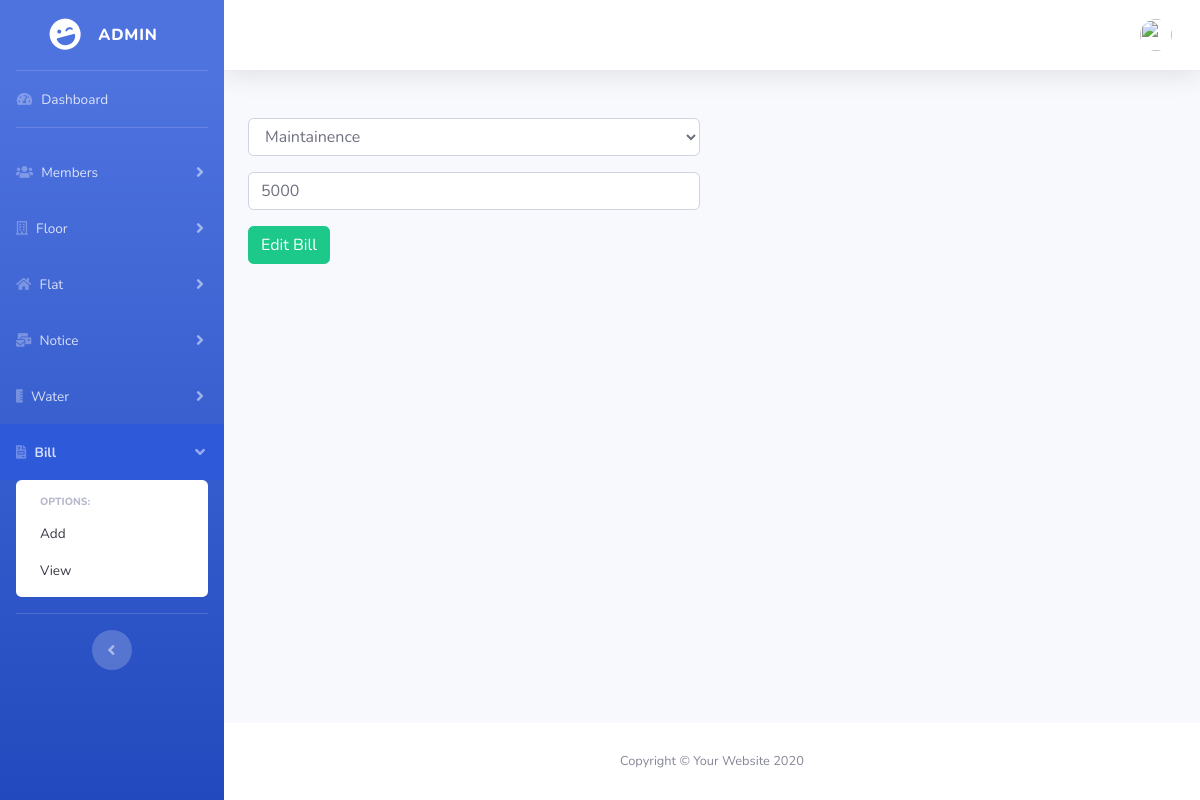
The app's page /admin/bill.php?source=edit_bill&bid=1 (signed in), older data.
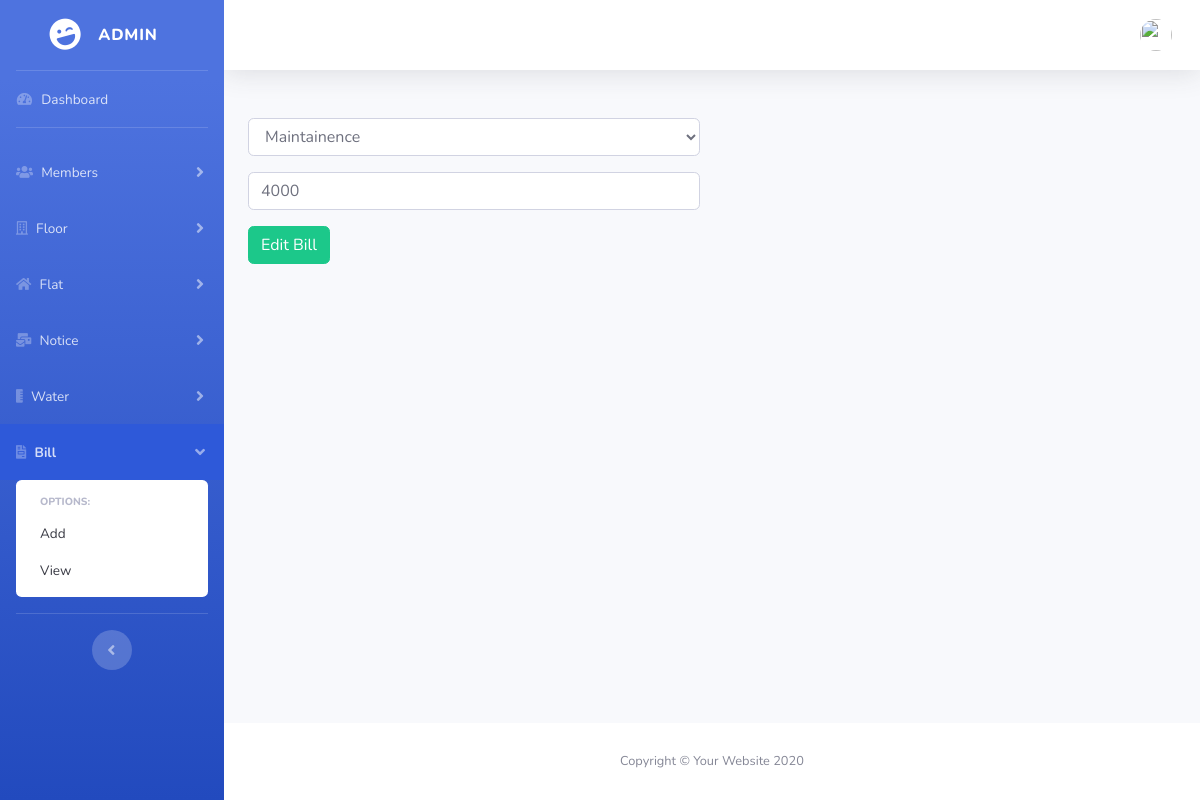
The same page, newer data.
### tables this page shows
CREATE TABLE `bill` (
  `id` int(11) NOT NULL,
  `bill_type` varchar(255) NOT NULL,
  `bill_amount` int(11) NOT NULL,
  `created_at` varchar(255) NOT NULL,
  `updated_at` varchar(255) NOT NULL
);

### admin/classes/Database.php (called while the page is built, shortened)
<?php
    class Database{
        private $host;
        private $username;
        private $password;
        private $database;
        private $connection;
        public function __construct(){
            $this->host = "localhost";
            $this->username = "root";
            $this->password = "";
            $this->database = "societymanagement";
        }
        public function connectDB(){
            $this->connection = new mysqli($this->host, $this->username, $this->password);
            $db_selected = $this->connection->select_db($this->database);
        }
        public function getConnection(){
            return $this->connection;
        }
    }
    $database = new Database();
?>

### admin/classes/Session.php (called while the page is built, shortened)
<?php
class Session {
    public static function isSessionStart(){
        if(isset($_SESSION['login'])){
            return true;
        } else{
            return false;
        }
    }
}

### admin/classes/Bill.php (called while the page is built, shortened)
<?php
    include_once("Database.php");
    include_once("Session.php");
    class Bill{
        private $connection;
        public function __construct(){
            global $database;
            $this->connection = $database->getConnection();
        }
        public function getAllDetailsOfABill($bill_id){
            $sql = "SELECT * FROM bill WHERE id=$bill_id";
            $result_set = $this->connection->query($sql);
            return ($result_set);
        }
    }
?>

### admin/includes/bill/edit-bill.php (the view, shortened to what this page needs)
<?php
    if( isset($_GET['bid'] ) ) {
        $bid = $_GET['bid'];
        $bill = new Bill();
        $result_set = $bill->getAllDetailsOfABill($bid);
        if($row = mysqli_fetch_assoc($result_set)){
            extract($row);
            $bill_amount = $row['bill_amount'];
        }
    }
?>
<div class="row">
   <div class="col-md-6">
    <form method="post">
    <div class="form-group">
                <select name="bill_type" id="bill_type" class="form-control">
                   <option value="Maintainence">Maintainence</option>
                </select>
            </div>
            <div class="form-group">
                <input type="text" id="bill_amount" name="bill_amount" class="form-control" placeholder="Enter Bill Amount" value="<?php echo $bill_amount?>">
            </div>
        <div class="form-group">
            <button type="submit" name="submit_edit_bill" id="submit_edit_bill" class="btn btn-success">
            Edit Bill</button>
        </div>
    </form>
</div>
</div>

Row changes from the older to the newer data that the page shows:
changed bill: bill_amount "5000" → "4000"
